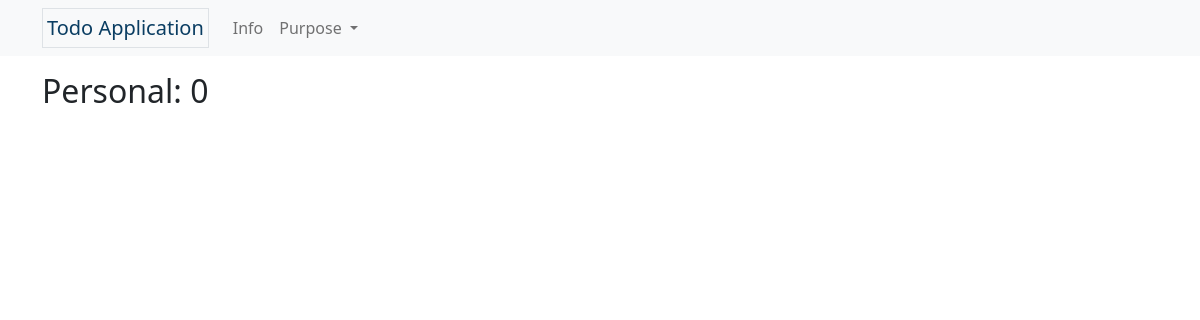
The page /personal_info on the database as committed earlier.
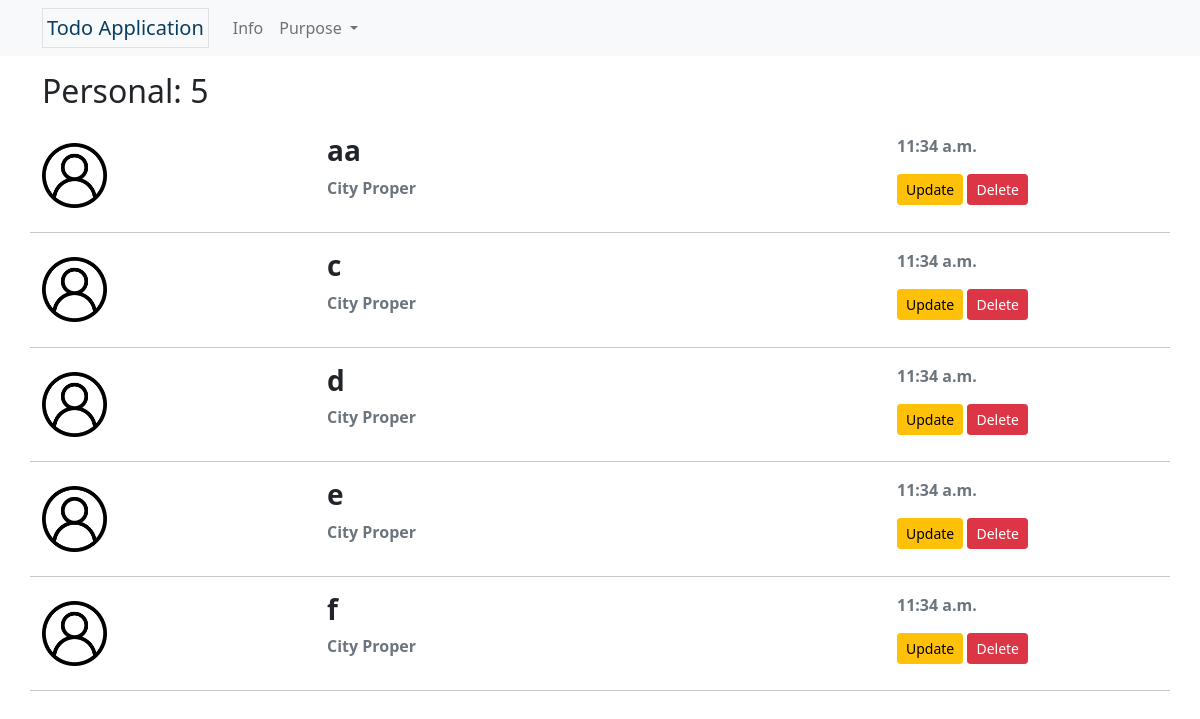
The same page on the database as committed later.
### lists/models.py (models this page shows, shortened)
class Tasks(models.Model):
     PURPOSE = (
          ('Personal','Personal'),
          ('Fitness','Fitness'),
          ('School', 'School'),
          ('Business','Business'),
          ('Office','Office'),
     )
     PLACE = (
          ('City Proper', 'City Proper'),
          ('Jaro', 'Jaro'),
          ('La Paz', 'La Paz'),
          ('Lapuz', 'Lapuz'),
          ('Mandurriao', 'Mandurriao'),
          ('Molo', 'Molo'),
          ('Villa Arevalo', 'Villa Arevalo'),
          ('Lapuz', 'Lapuz'),
     )
     purpose = models.CharField(max_length=8, choices=PURPOSE, default='Personal')
     title = models.CharField(max_length=50, unique=True)
     completed = models.BooleanField(default=False)
     slug = models.SlugField(max_length=50, unique=True, blank=True)
     place = models.CharField(max_length=16, choices=PLACE, default='City Proper')
     note = models.TextField(max_length=100, blank=True)
     date_created = models.DateTimeField(default=datetime.now, blank=True)

### lists/views.py (the view)
# urls.py: path('personal_info', views.personal, name='personal-info'),
def personal(request):
    personal_items = Tasks.objects.filter(purpose='Personal').all()
    personal_count = Tasks.objects.filter(purpose='Personal').count()
    completed_count = Tasks.objects.filter(purpose='Personal').filter(completed=True).count()
    completed = Tasks.objects.filter(purpose='Personal').filter(completed=True).all().order_by('id')
    context = {'personal_items': personal_items, 'personal_count': personal_count, 'completed': completed, 'completed_count': completed_count}
    return render(request, 'lists/personal.html', context)

### lists/templates/lists/personal.html (shortened to what this page needs)
{% extends 'partials/base.html' %}
{% load static %}
{% load tz %}
{% block content %}
<div class="container">
    <h2 class="mb-4">Personal: {{ personal_count }}</h2>
    {% for task in personal_items %}
        {% if task.completed == False %}
            {% include 'partials/row_item.html' %}
        {% endif %}
    {% endfor %}
</div>
{% endblock content %}

### lists/templates/partials/row_item.html (shortened to what this page needs)
{% load static %}
{% load tz %}
<div class="row">
    <div class="col-3 d-flex align-items-center">
        {% if task.purpose == 'School' %}
            <img src="{% static 'lists/img/school.png' %}" alt="School icon" class="w-25">
        {% elif task.purpose == 'Fitness' %}
            <img src="{% static 'lists/img/fitness.png' %}" alt="Fitness icon" class="w-25">
        {% elif task.purpose == 'Business' %}
            <img src="{% static 'lists/img/stats.png' %}" alt="Business icon" class="w-25">
        {% elif task.purpose == 'Office' %}
            <img src="{% static 'lists/img/work.png' %}" alt="Office icon" class="w-25">
        {% else %}
            <img src="{% static 'lists/img/user.png' %}" alt="Personal icon" class="w-25">
        {% endif %}
    </div>
    <div class="col-6 my-auto">
        <h3 class="fw-bold">{{ task.title|truncatechars:30 }}</h3>
        <p class="text-muted fw-bold">{{ task.place }}</p>
    </div>
    <div class="col-3">
            <p class="text-muted fw-bold">{{ task.date_created|date:'g:i a' }}</p>
            <a href="{% url 'update-task' task.slug %}?next={{ request.path|urlencode }}" class="btn btn-warning btn-sm">Update</a>
            <a href="{% url 'delete-task' task.slug %}?next={{ request.path|urlencode }}" class="btn btn-danger btn-sm">Delete</a>
    </div>
    <hr class="mt-3">
</div>

Rows that differ between the two databases and show on the page:
added Tasks: completed False (drawn), title "aa", place "City Proper", date_created "11:34 a.m."
added Tasks: completed False (drawn), title "c", place "City Proper", date_created "11:34 a.m."
added Tasks: completed False (drawn), title "d", place "City Proper", date_created "11:34 a.m."
added Tasks: completed False (drawn), title "e", place "City Proper", date_created "11:34 a.m."
added Tasks: completed False (drawn), title "f", place "City Proper", date_created "11:34 a.m."
Other text that changed with them:
{{ personal_count }}: "0" → "5"
